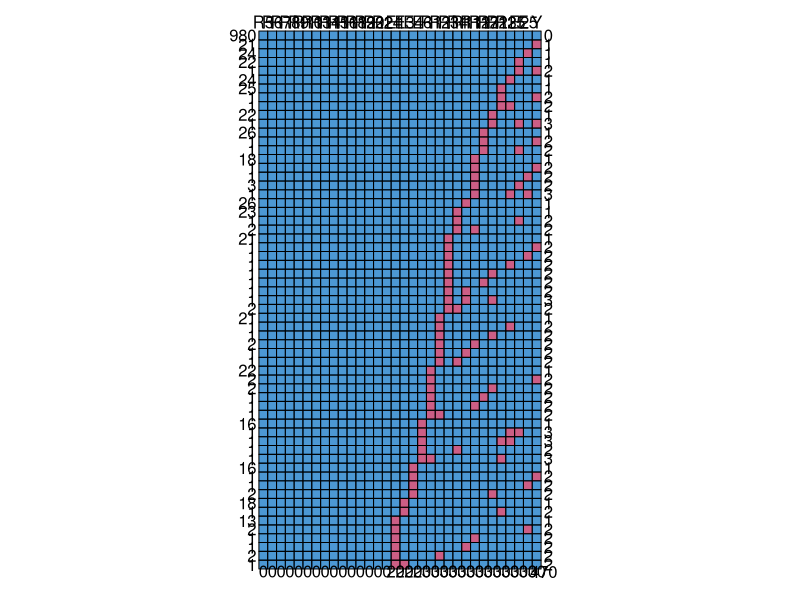
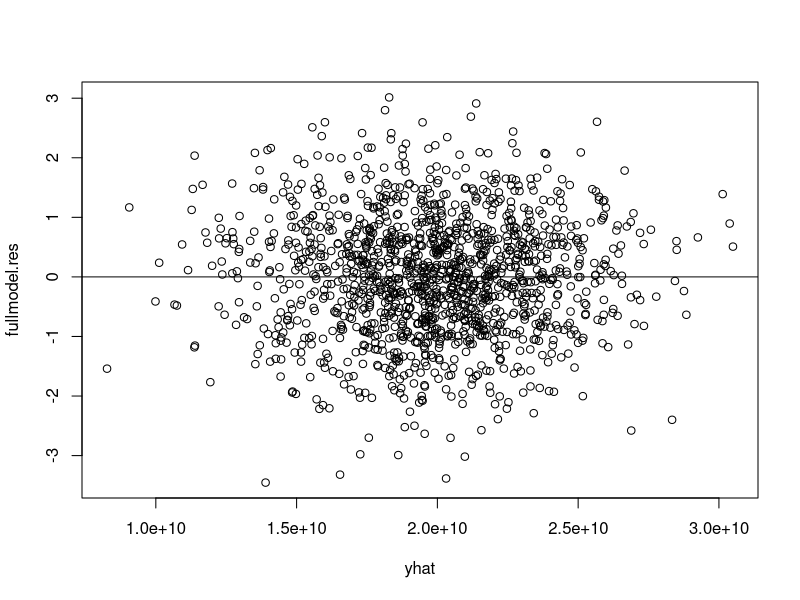
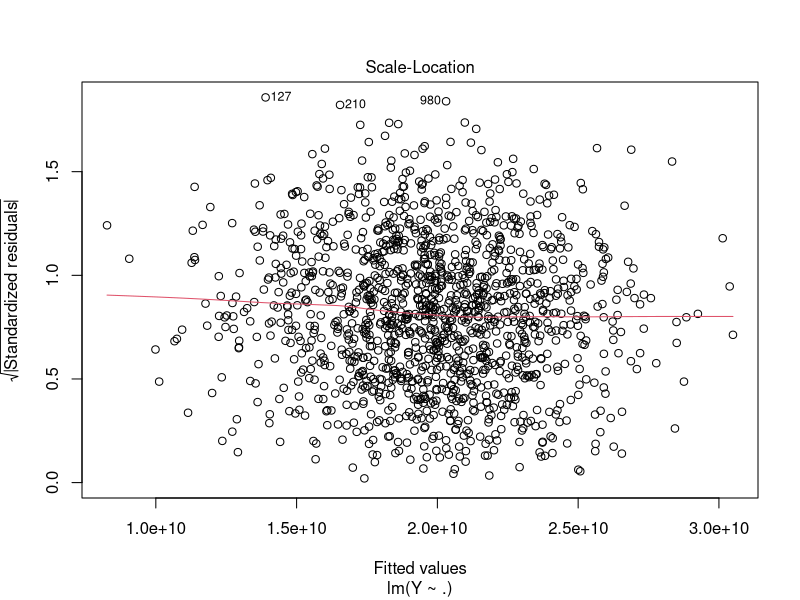
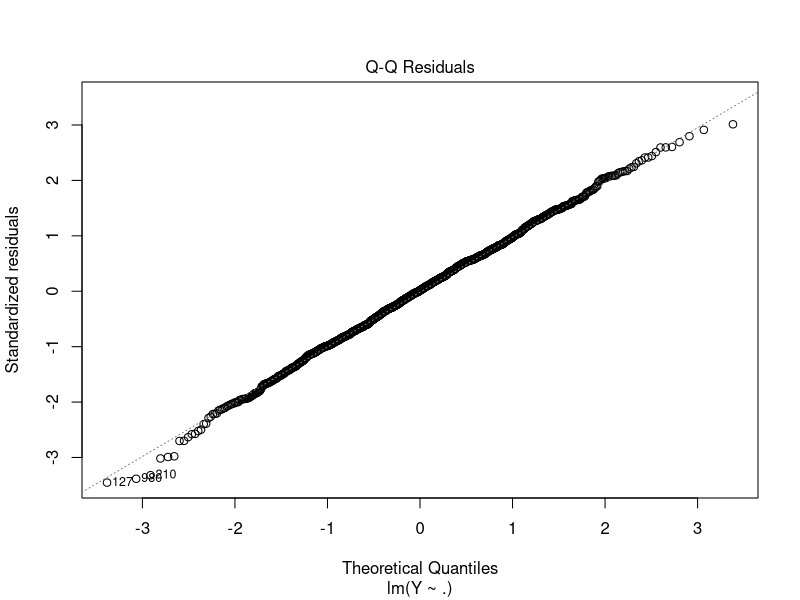
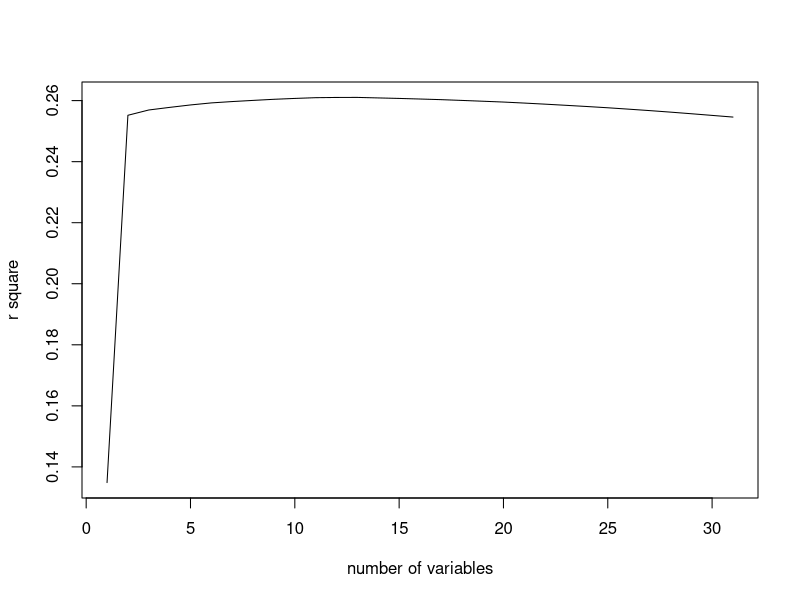
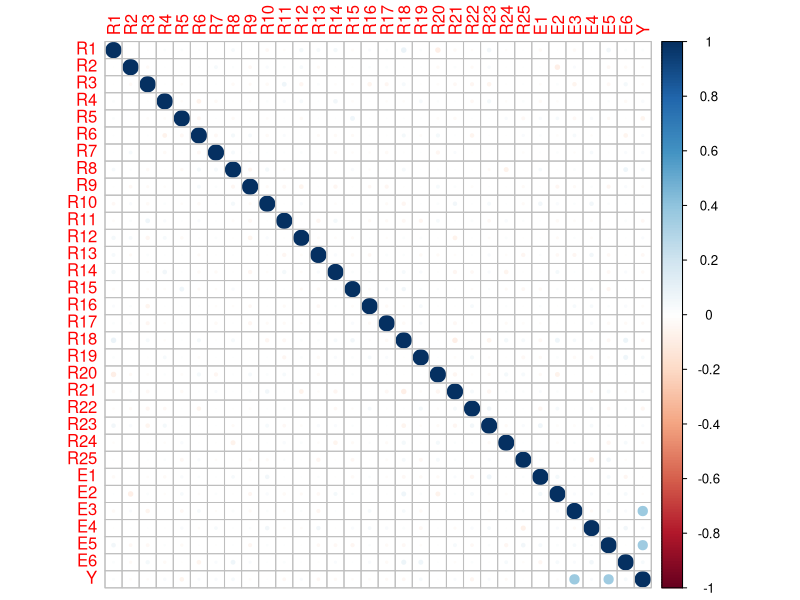
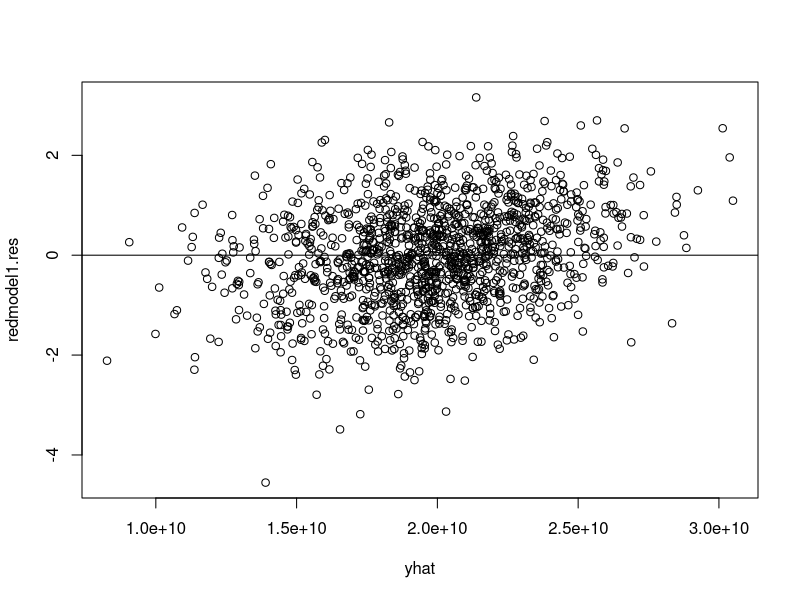
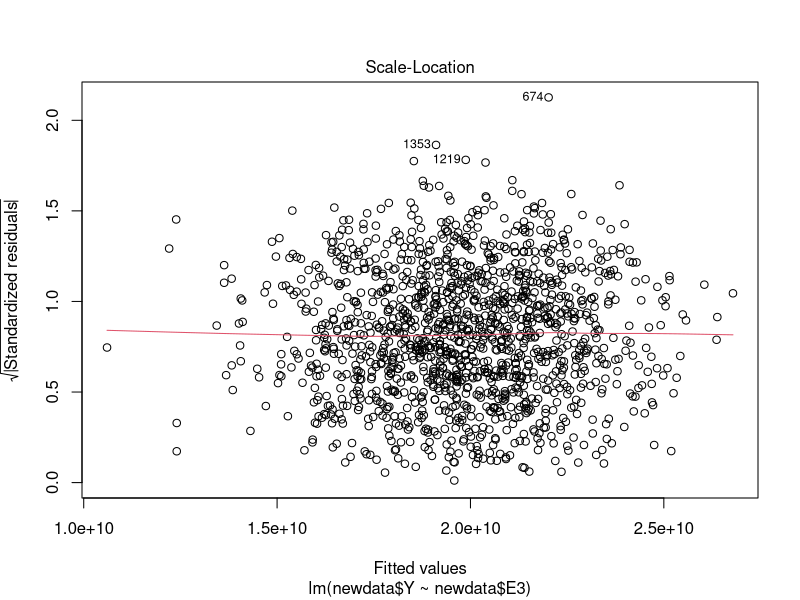

The R source for these figures, in order:
setwd("/Users/alinamartinez/Documents/Code Sample")

install.packages("stats")
library(stats)

install.packages("mice")
library(mice)

install.packages("MASS")
library(MASS)

install.packages("corrplot")
library(corrplot)

install.packages("psych")
library(psych)

install.packages
library(leaps)

install.packages("car")
library(car)

install.packages("openxlsx")
library(openxlsx)

missdata1 <- read.xlsx("Regression Project - merged data.xlsx", sheet = 4, rowNames = TRUE) #, row.names = 1)

#show data set
str(missdata1)

#look for patterns in missing data
md.pattern(missdata1)
#missing data appears random

#Imputation missing data using "mice" package (takes a while)
newdata = complete(mice(data = missdata1, method = "cart") )

#check if Y has linear relationship with regressors``
fullmodel = lm(Y~., data = newdata)

summary(fullmodel) 
#P value < 2.2*10^-16
#Bonferroni Correction: 0.05 / 31 = 0.001613

#Residual Analysis of Full Model
fullmodel.res = rstandard(fullmodel) # t = residuals

mean(fullmodel.res) #mean is approximately 0

yhat = fullmodel$fitted.values
plot(yhat,fullmodel.res, abline(0,0)) #residuals approximately centered around zero

plot(fullmodel, 3) #shows homoscedasticity

plot(fullmodel, 2) #normal distribution of residuals
#no violations of assumptions, therefore, no need to look for transformation


#Check to see approx. number of regressors needed for reduced model
regfit.full = regsubsets(Y~.,newdata, nvmax = 31)
print(regfit.full)

reg.summary <-summary(regfit.full)

plot(reg.summary$adjr2, xlab = "number of variables", ylab = "r square", type = "l")
#Reduced Model will have approx two variables and a maximum r^2 value of 26

#print correlation matrix
corrplot(cor(newdata, method = "pearson"))

#E3 and E5 appear to be correlated with Y
#Genetic variables appear to not be correlated with Y
#E3 and E5 appear to not be correlated with genetic variables
#will only consider models with E3 and E5 as regressors

#look for multicollinearity
vif = car::vif(fullmodel)
vif
#low VIF's suggest no multicollinearity between independent variables

#look at summary of first proposed model
redmodel1= lm(newdata$Y~newdata$E3)
summary(redmodel1)

#perform Partial F test - full model vs reduced model
#reject Ho is p-val < 0.05
anova(redmodel1, fullmodel)
#P value < 2.2*10^-16
#Bonferroni Correction: 0.05/1 = 0.05
#small p val - will add E3

#compare AIC values
AICfull = AIC(stepAIC(fullmodel,method = "both"))
AICmod1 = AIC(stepAIC(redmodel1,method = "both"))

AICfull-AICmod1
#AIC difference of -210

#Residual Analysis of Reduced Model 1
redmodel1.res = rstudent(redmodel1)

mean(redmodel1.res) #mean is approximately 0

plot(yhat,redmodel1.res, abline(0,0)) #residuals approximately centered around zero

plot(redmodel1, 3) #shows homoscedasticity

plot(redmodel1, 2) #residuals are approx normal
#no violations of assumptions

#second proposed model
redmodel2= lm(newdata$Y~newdata$E3 + newdata$E5)
summary(redmodel2)
#P value < 2.2*10^-16
#Bonferroni Correction: 0.05/2 = 0.025

#perform F test - reduced model 1 vs reduced model 2
anova(redmodel2, redmodel1)
#P value < 2.2*10^-16
#small p val - will add E5 to model

#compare AIC values
AICmod2 = AIC(stepAIC(redmodel2,method = "both"))
AICmod2-AICmod1
#AIC difference of -205

#Residual Analysis of Reduced Model 2
redmodel2.res = rstudent(redmodel2)

mean(redmodel2.res) #mean is approximately 0

plot(yhat,redmodel2.res, abline(0,0)) #residuals approximately centered around zero

plot(redmodel2, 3) #shows homoscedasticity

plot(redmodel2, 2) #residuals are approx normal
#no violations of assumptions


cor(newdata$E3, newdata$E5)
#low correlation between E3 and E5

#third proposed model
redmodel3= lm(newdata$Y~newdata$E3*newdata$E5)
summary(redmodel3)
#P value < 2.2*10^-16
#Bonferroni Correction: 0.05/2 = 0.025

#perform F test - reduced model 2 vs reduced model 3
anova(redmodel3, redmodel2)
#P value = 0.056
#Bonferroni Correction: 0.05/3 = 0.017

#compare AIC values
AICmod3 = AIC(stepAIC(redmodel3,method = "both"))
AICmod3 - AICmod2
#AIC difference of -11

#Residual Analysis of Reduced Model 2
redmodel3.res = rstudent(redmodel3)

mean(redmodel3.res) #mean is approximately 0

plot(yhat,redmodel3.res, abline(0,0)) #residuals approximately centered around zero

plot(redmodel3, 3) #shows homoscedasticity

plot(redmodel3, 2) #residuals are approx normal
#no violations of assumptions


#Use proposed model 3 as final model
finalmodel = redmodel3

plot(newdata$E3*newdata$E5, newdata$Y, main= "Relationship between E3, E5, and Depression Risk", xlab="Environmental Variables E3 and E5", ylab="Depression Diagnosis")
#ANOVA table of final model
anova(finalmodel)
